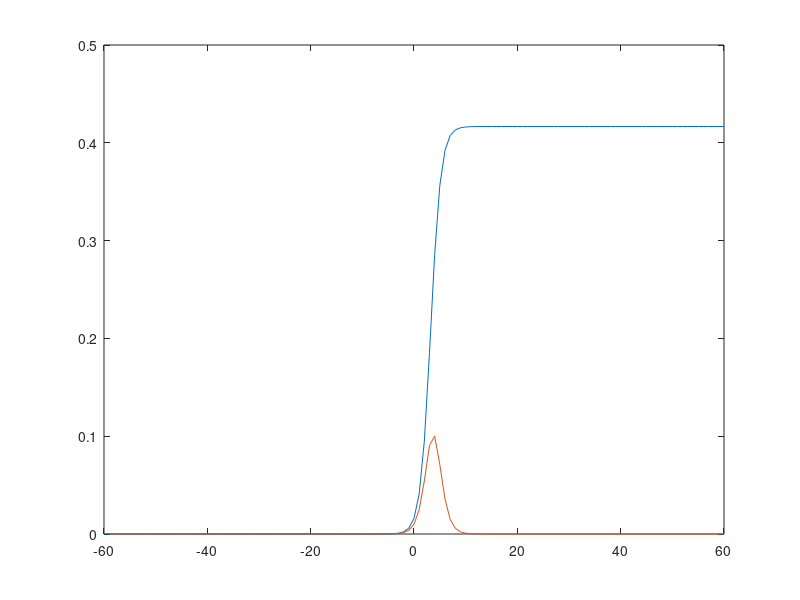

Source code (MATLAB):
%clear all; clc, cla
x= [-60:60];
y= 1./(60*(0.04+exp(-x)));
%figure 1
plot(x,y)

dy= diff(y);
%figure 2
hold on
plot(x(2:121),dy)